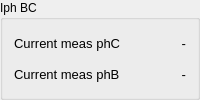
               <widget class="QGroupBox" name="groupBox_axis_config_8">
                <property name="maximumSize">
                 <size>
                  <width>16777215</width>
                  <height>16777215</height>
                 </size>
                </property>
                <property name="title">
                 <string>Iph BC</string>
                </property>
                <layout class="QGridLayout" name="gridLayout_100">
                 <item row="0" column="0">
                  <layout class="QGridLayout" name="gridLayout_101">
                   <item row="1" column="0">
                    <widget class="QLabel" name="label_currentMeasPhB_2">
                     <property name="font">
                      <font>
                       <pointsize>10</pointsize>
                      </font>
                     </property>
                     <property name="text">
                      <string>Current meas phB</string>
                     </property>
                    </widget>
                   </item>
                   <item row="0" column="0">
                    <widget class="QLabel" name="label_currentMeasPhC_2">
                     <property name="font">
                      <font>
                       <pointsize>10</pointsize>
                      </font>
                     </property>
                     <property name="text">
                      <string>Current meas phC</string>
                     </property>
                    </widget>
                   </item>
                   <item row="0" column="1">
                    <widget class="QLabel" name="label_currentMeasPhCValue_2">
                     <property name="font">
                      <font>
                       <pointsize>10</pointsize>
                      </font>
                     </property>
                     <property name="text">
                      <string>-</string>
                     </property>
                     <property name="alignment">
                      <set>Qt::AlignRight|Qt::AlignTrailing|Qt::AlignVCenter</set>
                     </property>
                    </widget>
                   </item>
                   <item row="1" column="1">
                    <widget class="QLabel" name="label_currentMeasPhBValue_2">
                     <property name="font">
                      <font>
                       <pointsize>10</pointsize>
                      </font>
                     </property>
                     <property name="text">
                      <string>-</string>
                     </property>
                     <property name="alignment">
                      <set>Qt::AlignRight|Qt::AlignTrailing|Qt::AlignVCenter</set>
                     </property>
                    </widget>
                   </item>
                  </layout>
                 </item>
                </layout>
               </widget>
